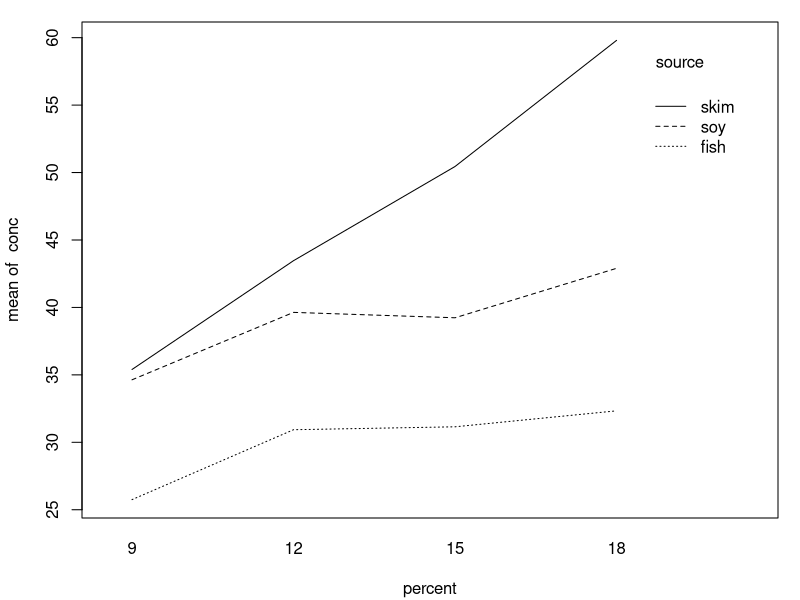
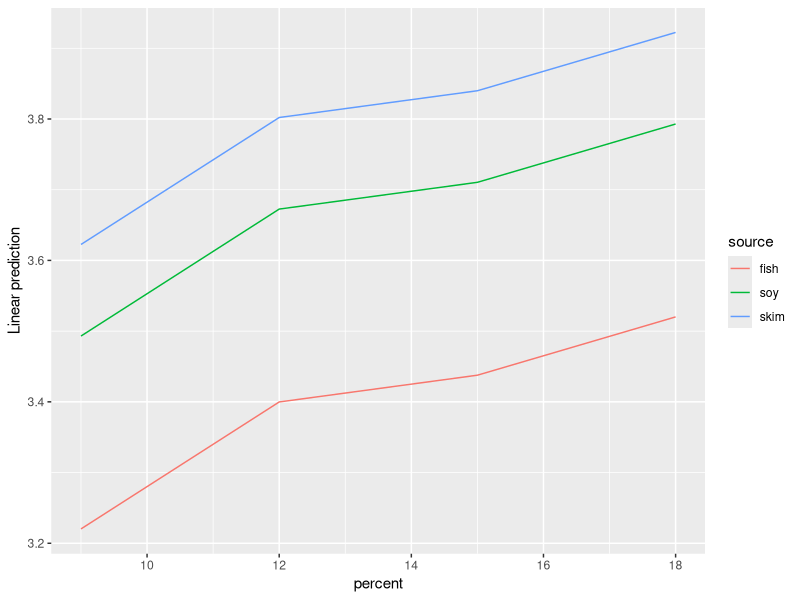
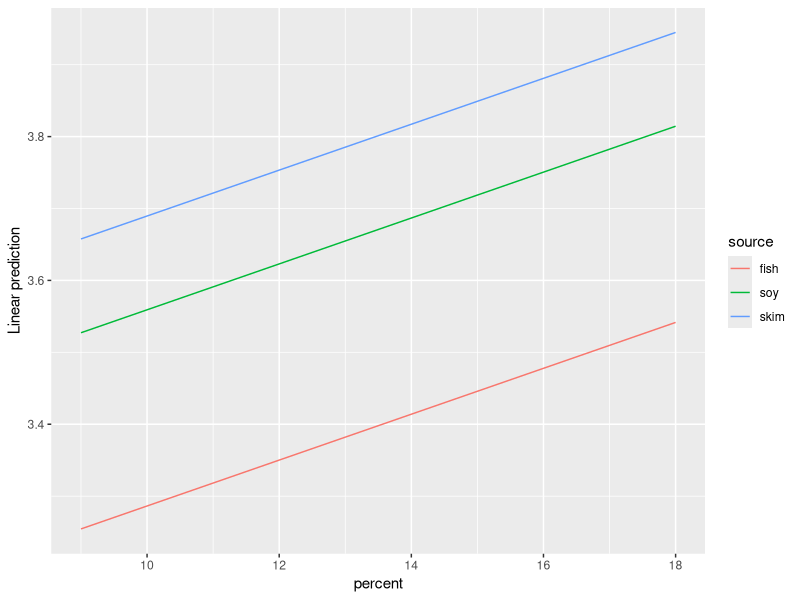
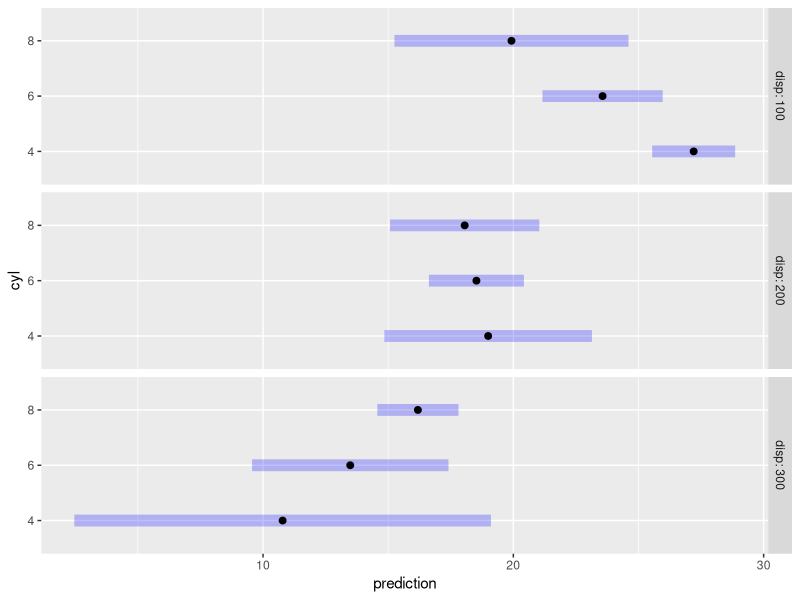
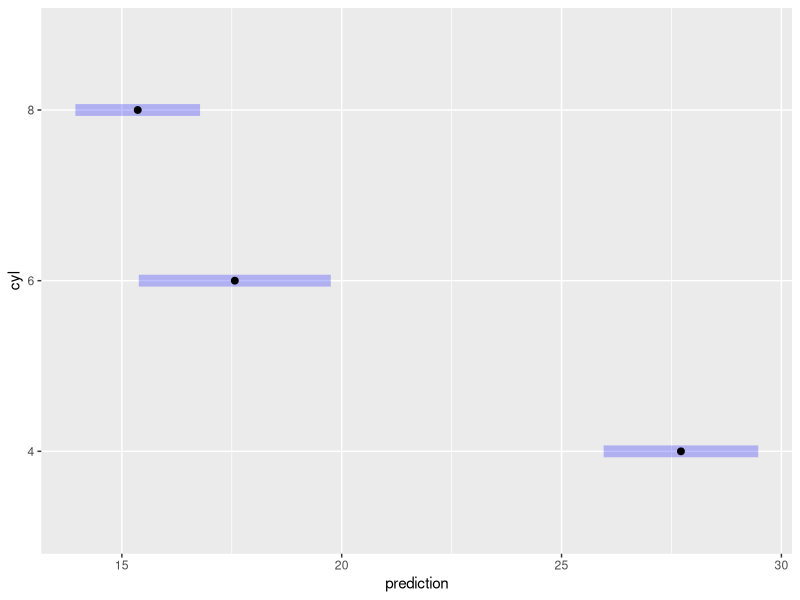

Recreate these plots in R, in order. (Note: this script raises an error after producing the figures.)
## ---- chunk 1
require("emmeans")
knitr::opts_chunk$set(fig.width = 4.5, class.output = "ro")
## ---- chunk 2
par(mar = .1 + c(4, 4, 1, 1))   # reduce head space

## ---- chunk 3
with(pigs, interaction.plot(percent, source, conc))
## ---- chunk 4
with(pigs, tapply(conc, percent, mean))
## ---- chunk 5
cell.means <- matrix(with(pigs, 
    tapply(conc, interaction(source, percent), mean)), 
    nrow = 3)
cell.means
## ---- chunk 6
apply(cell.means, 2, mean)
## ---- chunk 7
with(pigs, table(source, percent))
## ---- chunk 8
sum(c(3, 1, 1) * cell.means[, 4]) / 5
## ---- chunk 9
pigs.lm1 <- lm(log(conc) ~ source + factor(percent), data = pigs)
## ---- chunk 10
ref_grid(pigs.lm1)
## ---- chunk 11
ref_grid(pigs.lm1) @ grid
## ---- chunk 12
pigs.lm2 <- lm(log(conc) ~ source + percent, data = pigs)
ref_grid(pigs.lm2)
## ---- chunk 13
ref_grid(pigs.lm2) @ grid
## ---- chunk 14
pigs.pred1 <- matrix(predict(ref_grid(pigs.lm1)), nrow = 3)
pigs.pred1
## ---- chunk 15
apply(pigs.pred1, 1, mean) ### EMMs for source

apply(pigs.pred1, 2, mean) ### EMMs for percent
## ---- chunk 16
predict(ref_grid(pigs.lm2))
## ---- chunk 17
emmeans(pigs.lm1, "percent")
## ---- chunk 18
ref_grid(pigs.lm2, cov.keep = "percent")
## ---- chunk 19
ref_grid(pigs.lm2, cov.reduce = range)
## ---- chunk 20
mtcars.lm <- lm(mpg ~ disp * cyl, data = mtcars)
ref_grid(mtcars.lm)
## ---- chunk 21
mtcars.rg <- ref_grid(mtcars.lm, cov.keep = 3,
                      at = list(disp = c(100, 200, 300)))
mtcars.rg
## ---- chunk 22
mtcars.1 <- lm(mpg ~ factor(cyl) + disp + I(disp^2), data = mtcars)
emmeans(mtcars.1, "cyl")
## ---- chunk 23
mtcars <- transform(mtcars, 
                    Cyl = factor(cyl),
                    dispsq = disp^2)
mtcars.2 <- lm(mpg ~ Cyl + disp + dispsq, data = mtcars)
emmeans(mtcars.2, "Cyl")
## ---- chunk 24
ref_grid(mtcars.1)
ref_grid(mtcars.2)
## ---- chunk 25
emmeans(mtcars.2, "Cyl", at = list(dispsq = 230.72^2))
## ---- chunk 26
emmip(pigs.lm1, source ~ percent)
emmip(ref_grid(pigs.lm2, cov.reduce = FALSE), source ~ percent)
## ---- chunk 27
plot(mtcars.rg, by = "disp")
## ---- chunk 28
mtcars.rg_d.c <- ref_grid(mtcars.lm, at = list(cyl = c(4,6,8)),
                          cov.reduce = disp ~ cyl)
mtcars.rg_d.c @ grid
## ---- chunk 29
plot(mtcars.rg_d.c)
## ---- chunk 30
require("ggplot2")
emmip(pigs.lm1, ~ percent | source, CIs = TRUE) +
    geom_point(aes(x = factor(percent), y = log(conc)), data = pigs, pch = 2, color = "blue")
## ---- chunk 31
emmeans(pigs.lm1, "percent", weights = "cells")
## ---- chunk 32
pigs.lm3 <- lm(log(conc) ~ factor(percent), data = pigs)
emmeans(pigs.lm3, "percent")
## ---- chunk 33
MOats.lm <- lm (yield ~ Block + Variety, data = MOats)
ref_grid (MOats.lm, mult.name = "nitro")
## ---- chunk 34
pigs.rg <- ref_grid(pigs.lm1)
class(pigs.rg)

pigs.emm.s <- emmeans(pigs.rg, "source")
class(pigs.emm.s)
## ---- chunk 35
pigs.rg

pigs.emm.s
## ---- chunk 36
str(pigs.emm.s)
## ---- chunk 37
class(summary(pigs.emm.s))
